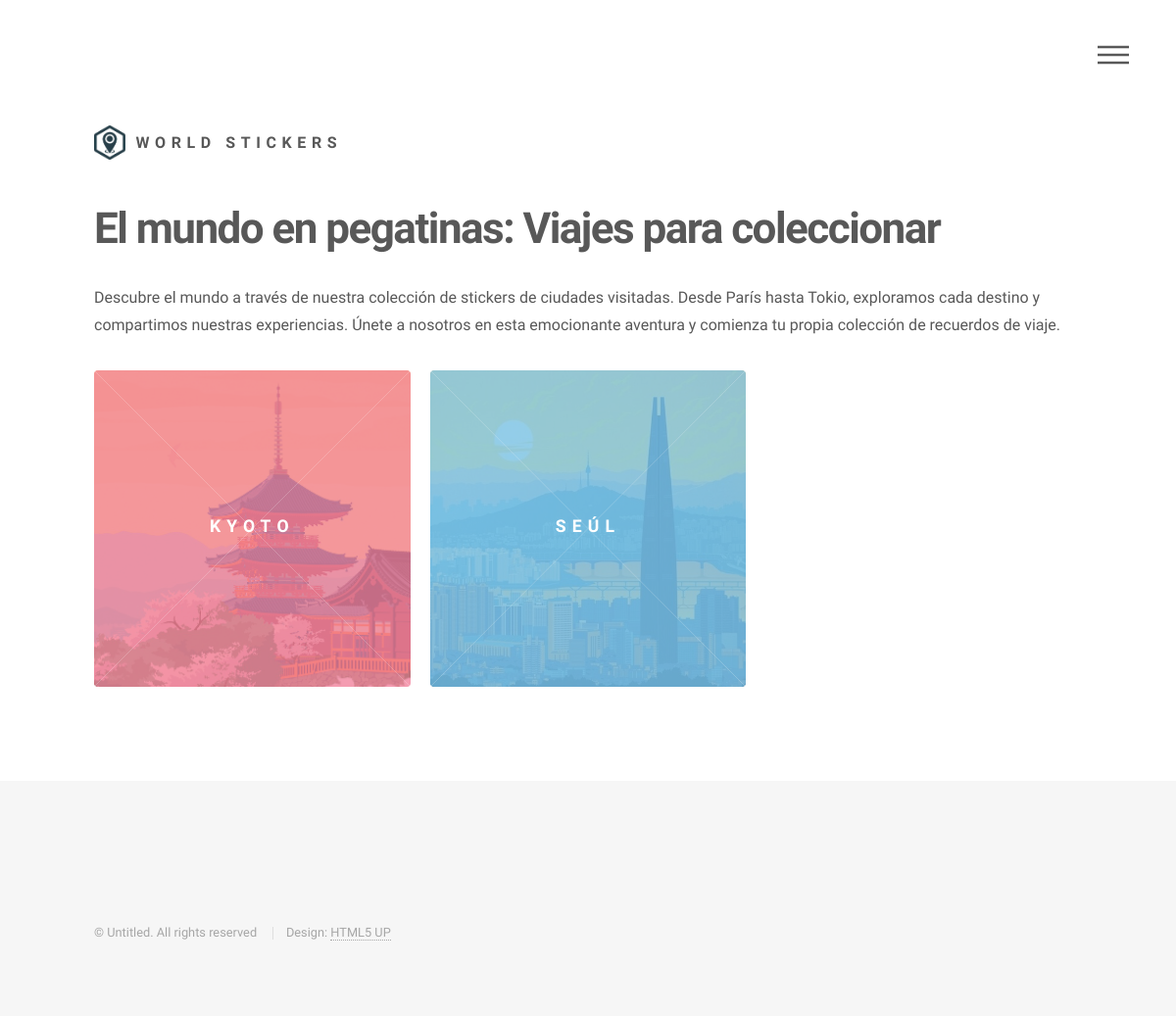
/home/, run on an earlier commit of the app's database.
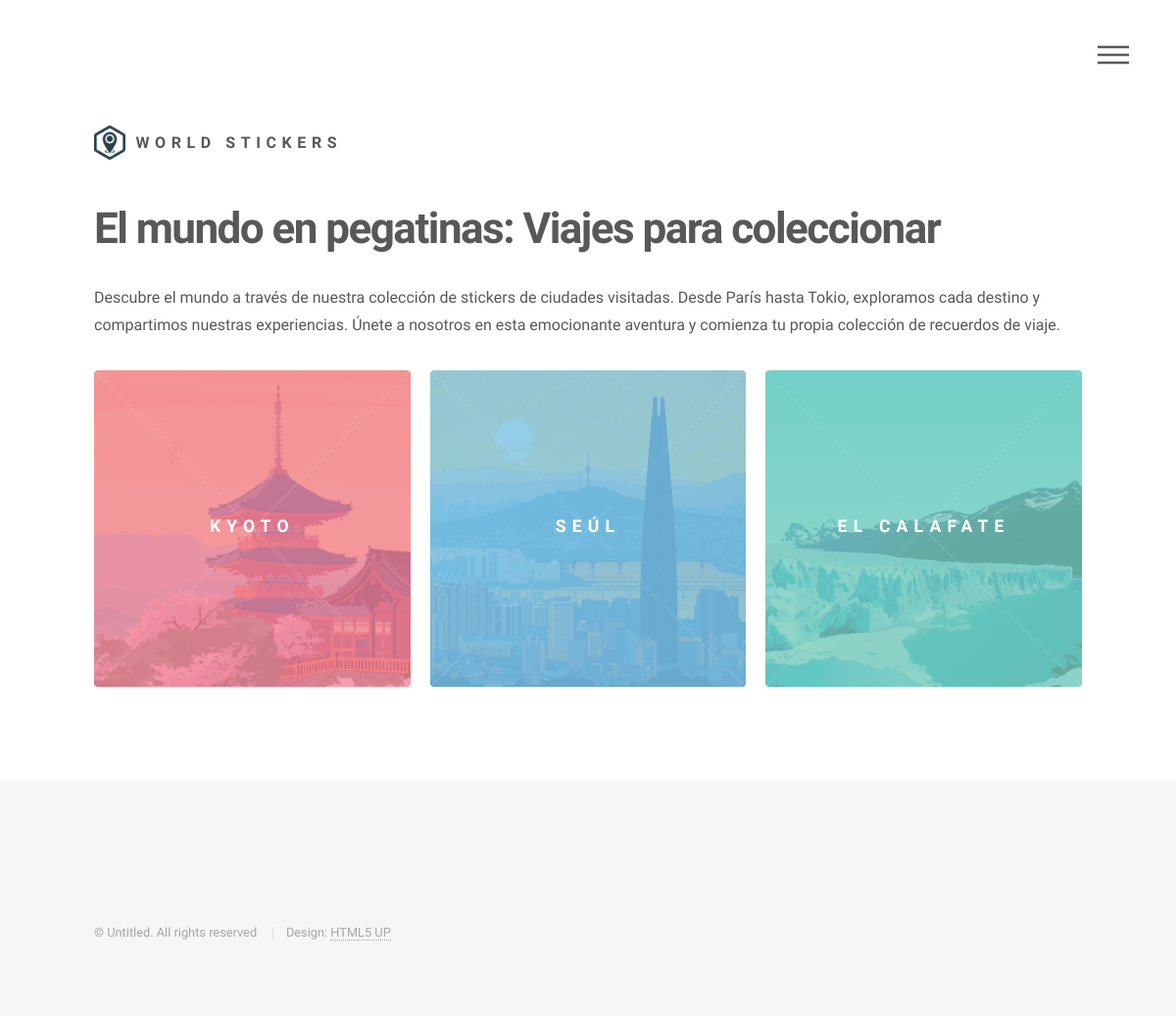
And on a later commit of the database.
### blogApp/models.py (models this page shows)
class BlogEntry(models.Model):
    title = models.CharField(max_length=120)
    subtitle = models.CharField(max_length=120)
    introduction = models.CharField(max_length=5000)
    content_list = models.JSONField(default=list, null=True)
    resume = models.CharField(max_length=5000, null=True)
    author = models.CharField(max_length=120, default="Anonimo")
    imgUrl = models.CharField(max_length=100, null=True)
    imgLogo= models.CharField(max_length=100, null=True)
    date = models.DateField()

### blogApp/views.py (the view)
# urls.py: path("home/", views.home, name="home"),
def home(request):
    entries = BlogEntry.objects.all()
    template = loader.get_template("index.html")
    dictionary = {"entries": entries}
    document = template.render(dictionary)
    return HttpResponse(document)

### blogApp/templates/index.html (shortened to what this page needs)
<html>
  <head>
    {% load static %}
    <link href="{% static 'css/main.css' %}" rel="stylesheet" />
  </head>
  <body class="is-preload">
    <div id="wrapper">
      <header id="header">
        <div class="inner">
          <a href="../" class="logo">
            <span class="symbol"
              ><img src="{% static 'assets/logo.png' %}" alt="" /></span
            ><span class="title">World stickers</span>
          </a>
          <nav>
            <ul>
              <li><a href="#menu">Menu</a></li>
            </ul>
          </nav>
        </div>
      </header>
      {% block mainContent %}
      <div id="main">
        <div class="inner">
          <header>
            <h1>
				El mundo en pegatinas: Viajes para coleccionar
            </h1>
            <p>
				Descubre el mundo a través de nuestra colección de stickers de ciudades visitadas. Desde París hasta Tokio, exploramos cada destino y compartimos nuestras experiencias. Únete a nosotros en esta emocionante aventura y comienza tu propia colección de recuerdos de viaje.
            </p>
          </header>
          <section class="tiles">
			{% for entry in entries %}
			<article class="style{{ forloop.counter }}">
				<span class="image">
				  <img src="{% static 'assets/' %}{{ entry.imgLogo }}"  alt="{{ entry.imgLogo }}" alt="" />
				</span>
				<a href="../pages/{{entry.id}}">
				  <h2>{{entry.title}}</h2>
				</a>
			  </article>
			{% endfor %}
          </section>
        </div>
      </div>
      {% endblock %}
      <footer id="footer">
        <div class="inner">
          <ul class="copyright">
            <li>&copy; Untitled. All rights reserved</li>
            <li>Design: <a href="http://html5up.net">HTML5 UP</a></li>
          </ul>
        </div>
      </footer>
    </div>
  </body>
</html>

What changed in the data, as far as the page shows it:
added BlogEntry: imgLogo (picture), title "EL CALAFATE"
